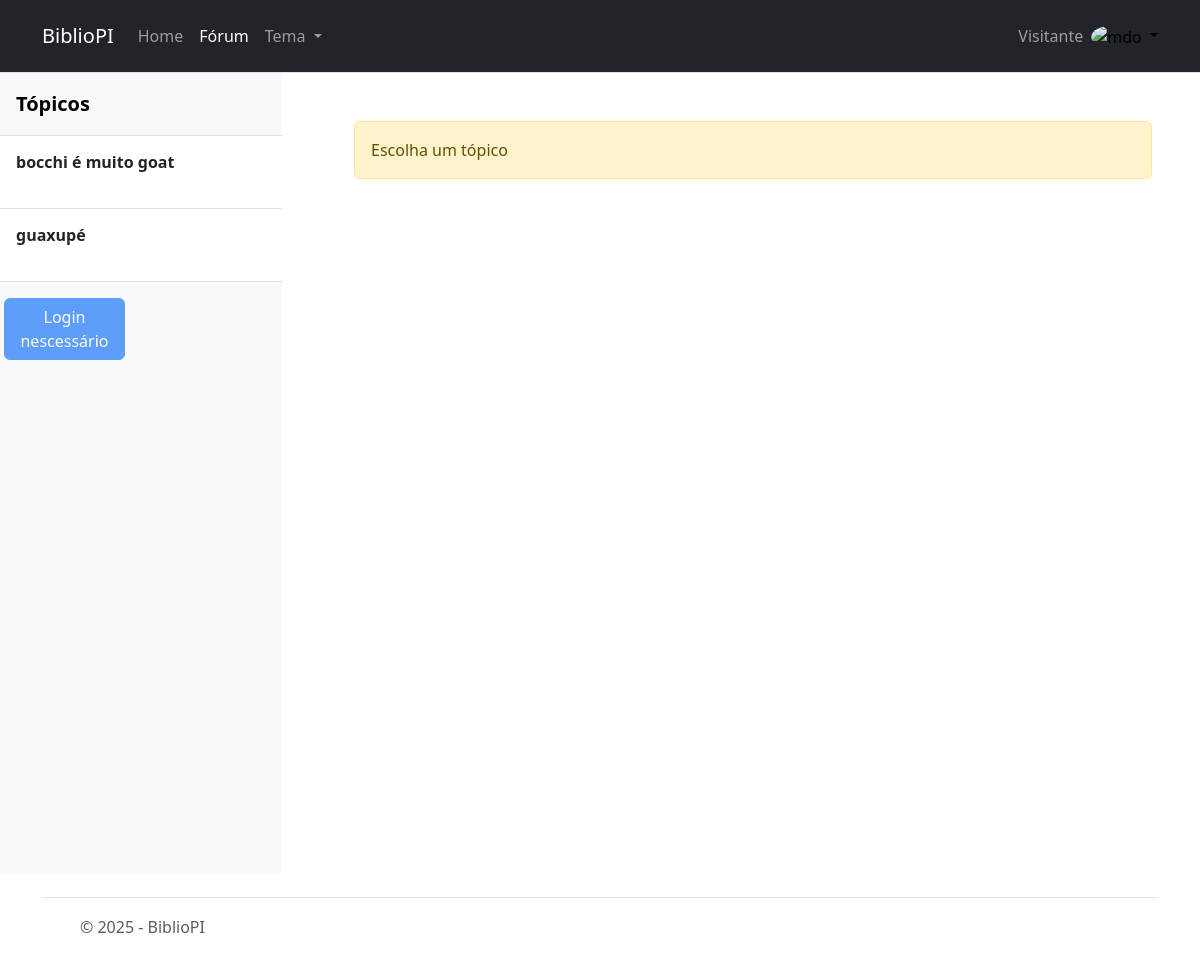
Before: /forum/ with the older database file.
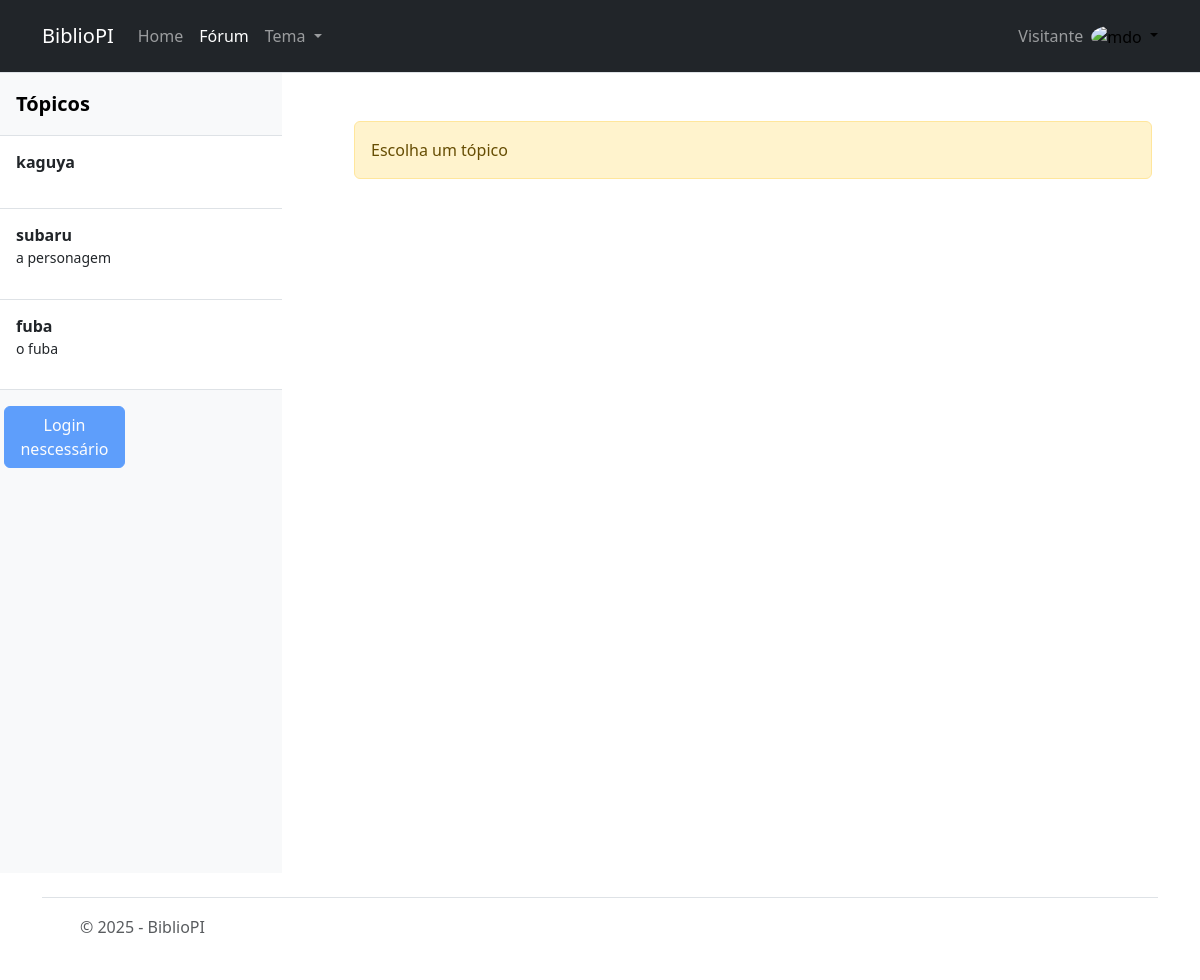
After: the same page with the newer database file.
### app/models.py (models this page shows, shortened)
class Topico(models.Model):
    nome = models.CharField(max_length=200, verbose_name="Nome do post")
    desc = models.CharField(max_length=200, verbose_name="Descrição do post")
    class Meta:
        verbose_name = "Topico"
        verbose_name_plural = "Topicos"

### app/views.py (the view, shortened to what this page needs)
# urls.py: path("forum/", ForumView.as_view(), name='forum_lista'),
class ForumView(View):
    def get(self, request, topico_id=None):
        topicos = Topico.objects.all()
        if topico_id is None:
            return render(request, "forum.html", {"topicos": topicos, "topico": None, "mensagens": None})
        topico = get_object_or_404(Topico, id=topico_id)
        mensagens = Mensagem.objects.filter(topico=topico).order_by("criado_em")
        return render(request, "forum.html", {"topicos": topicos, "topico": topico, "mensagens": mensagens})

### app/templates/forum.html (shortened to what this page needs)
{% extends "base.html" %}
{% block content %}
    <div class="row">
        <div class="col-3">
            {% include "partials/sidebar.html" %}
        </div>
        <div class="col-9">
            {% if topico %}
            {% include "chat.html" %}
            {% else %}
            <div class="container p-5">
                <div class="alert alert-warning" role="alert">
                    Escolha um tópico
                </div>
            </div>
            {% endif %}
        </div>
    </div>
{% endblock %}

### app/templates/partials/sidebar.html (shortened to what this page needs)
<div class="flex-column align-items-stretch flex-shrink-0 bg-body-tertiary"
    style="height: 100vh; overflow-y: auto; overflow-x: hidden;">
    <a href="/"
        class="d-flex align-items-center flex-shrink-0 p-3 link-body-emphasis text-decoration-none border-bottom">
        <span class="fs-5 fw-semibold">Tópicos</span>
    </a>
    <div class="list-group list-group-flush border-bottom scrollarea" id="lista-topicos">
        {% for topico in topicos %}
        <a href="{% url 'forum' topico.id %}" class="list-group-item list-group-item-action py-3 lh-sm"
            aria-current="true">
            <div class="d-flex w-100 align-items-center justify-content-between">
                <strong class="mb-1">{{ topico.nome }}</strong>
            </div>
            <div class="col-10 mb-1 small">
                <p>{{ topico.desc }}</p>
            </div>
        </a>
        {% endfor %}
    </div>
    <div class="row">
        <div class="col-md-6 p-3">
            {% if user.is_authenticated %}
            <button type="button" class="btn btn-primary" data-bs-toggle="modal" data-bs-target="#modalNovoTopico">
                Adicionar Tópico
            </button>
            {% else %}
            <button type="button" class="btn btn-primary" disabled>Login nescessário</button>
            {% endif %}
        </div>
    </div>
</div>

Changed rows visible on the page:
removed Topico: nome "guaxupé"
changed Topico: nome "bocchi é muito goat" → "kaguya"
added Topico: nome "subaru", desc "a personagem"
added Topico: nome "fuba", desc "o fuba"
